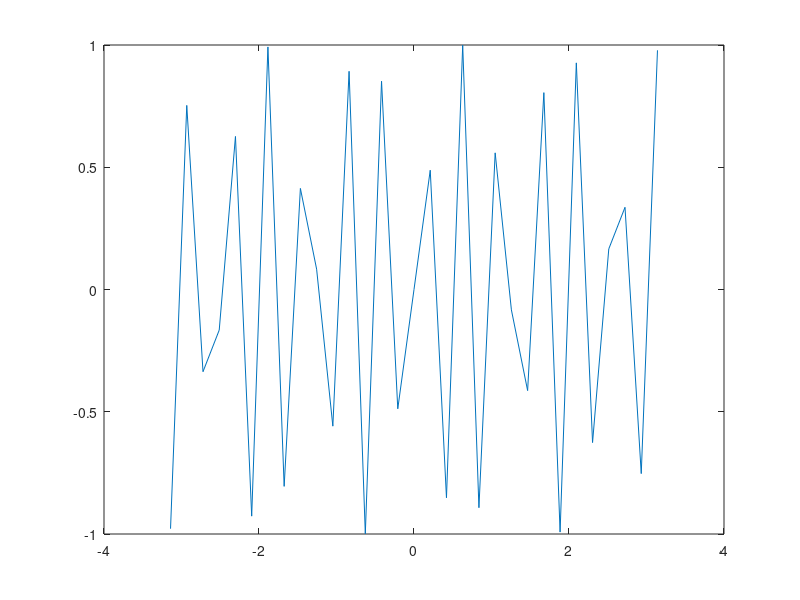

Here is the MATLAB script that generated this plot:
%% alinea a

a = 4:2:100

%% alinea b

b= 5:-1:-5



%% alinea c

c= [0:0.01:1]


%% alinea d

D =  rand(20,30);

submatriz = D(10:15,9:12)

%% alinea e

x = -pi:(pi/15):pi;

%% alinea f
 plot(x, sin(4*pi*x))



